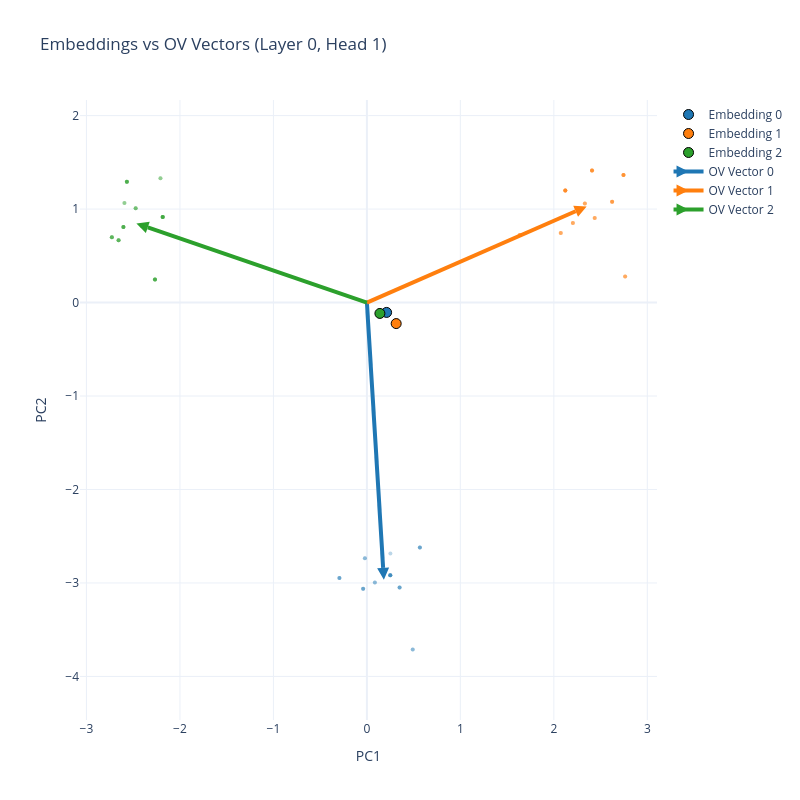

Write notebook code for a chart like this one.
### Code cell
plot_real_ov_vectors(model, process, num_seqs=10, seq_len=10, layer_idx=0, head_idx=1)

### Figure 1 — Plotly figure (JSON) as saved in the notebook; plotly's stock layout.template omitted (floating-point values rounded to 4 significant figures)
{"data": [{"marker": {"color": "#1f77b4", "line": {"color": "black", "width": 1}, "size": 10, "symbol": "circle"}, "mode": "markers", "name": "Embedding 0", "type": "scatter", "x": [0.2108], "y": [-0.1056]}, {"marker": {"color": "#ff7f0e", "line": {"color": "black", "width": 1}, "size": 10, "symbol": "circle"}, "mode": "markers", "name": "Embedding 1", "type": "scatter", "x": [0.3133], "y": [-0.225]}, {"marker": {"color": "#2ca02c", "line": {"color": "black", "width": 1}, "size": 10, "symbol": "circle"}, "mode": "markers", "name": "Embedding 2", "type": "scatter", "x": [0.1391], "y": [-0.1164]}, {"line": {"color": "#1f77b4", "width": 4}, "marker": {"angleref": "previous", "color": "#1f77b4", "size": 12, "symbol": "arrow-bar-up"}, "mode": "lines+markers", "name": "OV Vector 0", "type": "scatter", "x": [0, 0.1816], "y": [0, -2.967]}, {"marker": {"color": "#1f77b4", "opacity": 0.3, "size": 4}, "mode": "markers", "showlegend": false, "type": "scatter", "x": [0.5668, -0.04015, 0.2501, -0.2939, 0.2513, -0.02147, 0.3496, 0.4903, 0.5668, -0.04015, 0.2501, 0.3496, 0.2501, -0.2939, 0.4903, 0.08526, 0.5668, -0.04015, 0.2501, -0.2939, -0.02147, 0.3496, 0.08526, 0.2501], "y": [-2.621, -3.062, -2.918, -2.947, -2.685, -2.735, -3.049, -3.712, -2.621, -3.062, -2.918, -3.049, -2.918, -2.947, -3.712, -2.995, -2.621, -3.062, -2.918, -2.947, -2.735, -3.049, -2.995, -2.918]}, {"line": {"color": "#ff7f0e", "width": 4}, "marker": {"angleref": "previous", "color": "#ff7f0e", "size": 12, "symbol": "arrow-bar-up"}, "mode": "lines+markers", "name": "OV Vector 1", "type": "scatter", "x": [0, 2.351], "y": [0, 1.028]}, {"marker": {"color": "#ff7f0e", "opacity": 0.3, "size": 4}, "mode": "markers", "showlegend": false, "type": "scatter", "x": [1.635, 2.123, 2.623, 2.408, 2.763, 2.203, 2.745, 2.074, 2.437, 2.203, 1.635, 2.332, 2.123, 2.123, 2.408, 2.123, 2.623, 2.408, 2.763, 2.745, 2.074, 2.437, 1.635, 2.332, 2.123, 2.623, 2.745, 2.332, 2.123, 2.623, 2.408, 2.763, 2.203, 2.745, 2.074, 2.437, 2.408, 2.745], "y": [0.7219, 1.199, 1.078, 1.413, 0.2775, 0.8514, 1.365, 0.7448, 0.9032, 0.8514, 0.7219, 1.058, 1.199, 1.199, 1.413, 1.199, 1.078, 1.413, 0.2775, 1.365, 0.7448, 0.9032, 0.7219, 1.058, 1.199, 1.078, 1.365, 1.058, 1.199, 1.078, 1.413, 0.2775, 0.8514, 1.365, 0.7448, 0.9032, 1.413, 1.365]}, {"line": {"color": "#2ca02c", "width": 4}, "marker": {"angleref": "previous", "color": "#2ca02c", "size": 12, "symbol": "arrow-bar-up"}, "mode": "lines+markers", "name": "OV Vector 2", "type": "scatter", "x": [0, -2.465], "y": [0, 0.8454]}, {"marker": {"color": "#2ca02c", "opacity": 0.3, "size": 4}, "mode": "markers", "showlegend": false, "type": "scatter", "x": [-2.184, -2.656, -2.184, -2.594, -2.474, -2.568, -2.267, -2.605, -2.568, -2.568, -2.267, -2.605, -2.208, -2.728, -2.407, -2.656, -2.184, -2.594, -2.474, -2.568, -2.267, -2.605, -2.208, -2.728, -2.184, -2.474, -2.656, -2.184, -2.605, -2.568, -2.267, -2.605, -2.728, -2.407, -2.656, -2.184, -2.267, -2.728], "y": [0.9145, 0.6653, 0.9145, 1.064, 1.008, 1.292, 0.2464, 0.8079, 1.292, 1.292, 0.2464, 0.8079, 1.33, 0.6994, 0.8195, 0.6653, 0.9145, 1.064, 1.008, 1.292, 0.2464, 0.8079, 1.33, 0.6994, 0.9145, 1.008, 0.6653, 0.9145, 0.8079, 1.292, 0.2464, 0.8079, 0.6994, 0.8195, 0.6653, 0.9145, 0.2464, 0.6994]}], "layout": {"height": 800, "title": {"text": " Embeddings vs OV Vectors (Layer 0, Head 1)"}, "width": 800, "xaxis": {"title": {"text": "PC1"}}, "yaxis": {"scaleanchor": "x", "scaleratio": 1, "title": {"text": "PC2"}}}}
